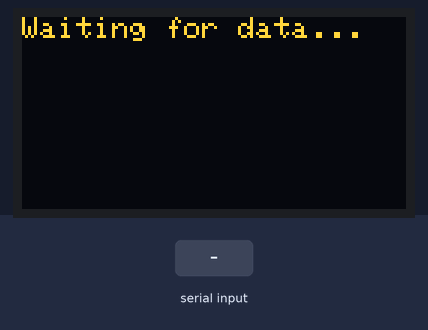
The sketch below on a simulated Arduino Uno, built with avr-gcc and run on an emulated ATmega328P. On the bench: 128×64 one-colour display. Inputs (shaded band) come from the test bench. The OLED is the two-colour kind (top 16 rows yellow).

Above: at 1.2 s.
1.3 s: "1\n" received over Serial
At 2.1 s:
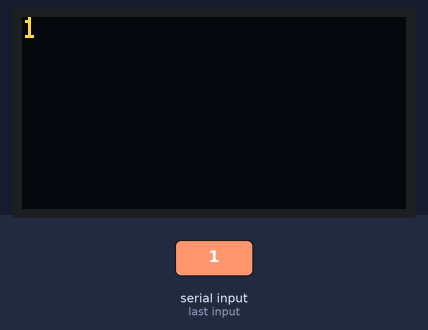
2.8 s: byte 10 ('\n') received over Serial
4.3 s: "0\n" received over Serial
At 5.6 s:
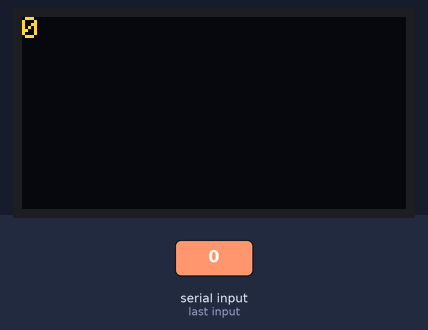
Timing chart, 0 to 7.3 s (numbered marks = the images above; inputs shaded):
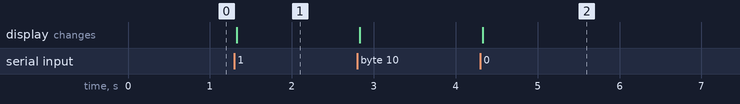

Measured:
- after the input at 1.3 s, the display: changes at once (image 1)
- after the input at 4.3 s, the display: changes at once (image 2)

The sketch:

SmartGlass.ino
```cpp
#include <Wire.h>
#include <Adafruit_GFX.h>
#include <Adafruit_SSD1306.h>

// OLED display size
#define SCREEN_WIDTH 128
#define SCREEN_HEIGHT 64

// Create display object
Adafruit_SSD1306 display(SCREEN_WIDTH, SCREEN_HEIGHT, &Wire, -1);

// Temporary buffer for received Bluetooth data
String receivedText = "";

void setup() {
  Serial.begin(9600); // Bluetooth module communicates at 9600 bps

  // Initialize OLED display
  if (!display.begin(SSD1306_SWITCHCAPVCC, 0x3C)) {
    // OLED not found
    Serial.println(F("SSD1306 allocation failed"));
    while (true); // Infinite loop
  }

  // Clear the display
  display.clearDisplay();
  display.setTextSize(1);      // Smallest text
  display.setTextColor(SSD1306_WHITE);
  display.setCursor(0, 0);
  display.print("Waiting for data...");
  display.display();
}

void loop() {
  // Check if data is available from HC-05
  while (Serial.available()) {
    char incomingChar = Serial.read();
    if (incomingChar == '\n') {
      // End of message, display it
      display.clearDisplay();
      display.setCursor(0, 0);
      display.println(receivedText);
      display.display();
      receivedText = ""; // Reset buffer
    } else {
      receivedText += incomingChar; // Append to string
    }
  }
}
```
